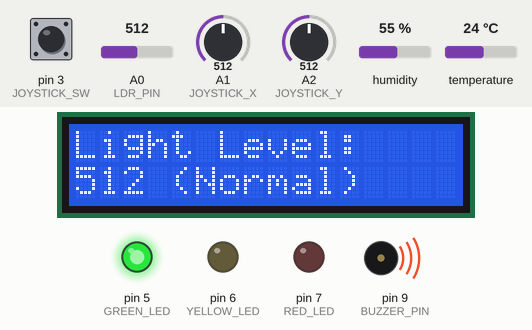
This sketch was run on a simulated Arduino Uno, built with avr-gcc and run on an emulated ATmega328P. Shown: 16×2 character LCD, output pins drawn as LEDs (lit = HIGH), buzzer (waves = sounding, pin HIGH). The test bench sets the inputs (shaded band); at power-on: A0 (LDR_PIN) = 512, A1 (JOYSTICK_X) = 512, pin 3 (JOYSTICK_SW) HIGH, A2 (JOYSTICK_Y) = 512, humidity 55 %, temperature 24 °C. What the sketch prints to the serial monitor is not drawn.

Above: at 4.8 s.
4.9 s: A0 (LDR_PIN) set to 782
At 6.3 s:
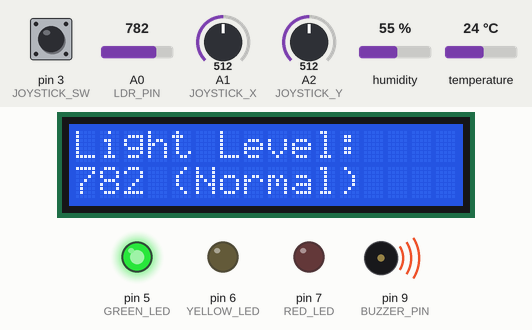
10.9 s: A0 (LDR_PIN) set to 817
At 14.5 s:
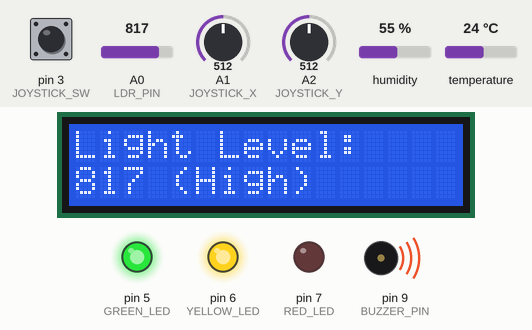
15.5 s: A1 (JOYSTICK_X) set to 690
19.7 s: A1 (JOYSTICK_X) set to 718
21.2 s: A0 (LDR_PIN) set to 30
At 23.5 s:
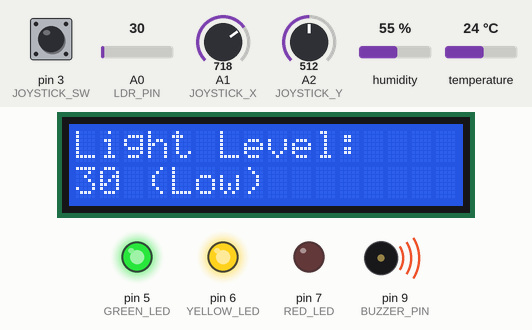
27.2 s: A0 (LDR_PIN) set to 189
At 30.1 s:
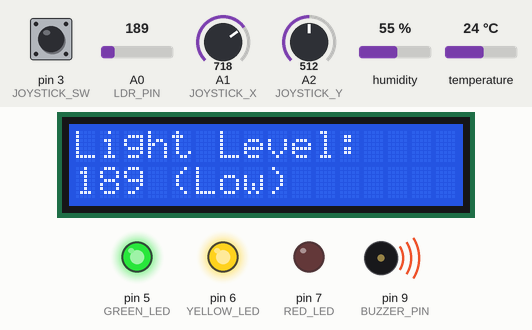
33.2 s: A0 (LDR_PIN) set to 218
At 35.9 s:
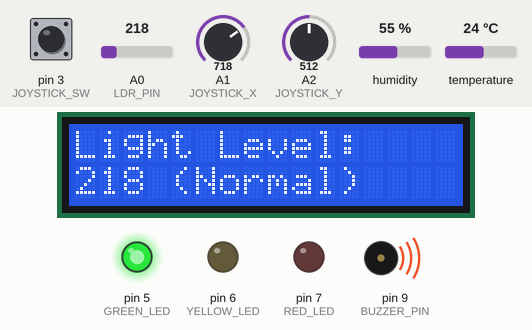
Timing chart, 0 to 37.4 s (numbered marks = the images above; inputs shaded):
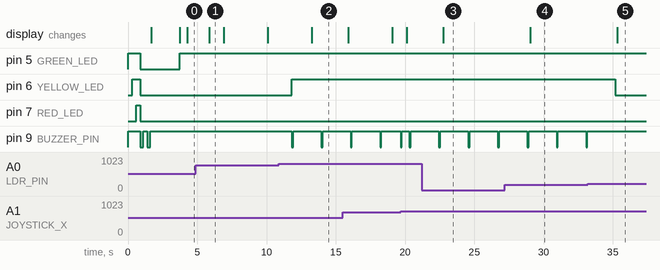

Measured:
- the behaviour switches between 800 and 801 on A0 (LDR_PIN) (found by bisection; images 1 and 2)
- the behaviour switches between 199 and 200 on A0 (LDR_PIN) (found by bisection; images 4 and 5)
- after the input at 10.9 s, pin 6 (YELLOW_LED): LOW → HIGH after 0.92 s; pin 9 (BUZZER_PIN): alternates HIGH for 2.0 s and LOW for 0.10 s, starting after 0.92 s; the display: changes after 2.4 s (image 2)
- after the input at 21.2 s, the display: changes after 1.5 s (image 3)
- after the input at 27.2 s, the display: changes after 1.8 s (image 4)
- after the input at 33.2 s, pin 6 (YELLOW_LED): HIGH → LOW after 2.0 s; pin 9 (BUZZER_PIN): stops changing and stays HIGH; the display: changes after 2.1 s (image 5)
- what the display in image 1 shows lasts 1.0 s, from 5.9 s to 6.9 s

The sketch:

Smart_Env_Monitor_V1.ino
```cpp
#include <DHT.h>
#include <Wire.h>
#include <LiquidCrystal_I2C.h>

#define DHTPIN 2       //Digital pin connected to the DHT sensor
#define DHTTYPE DHT11  //DHT 11
#define LDR_PIN A0     //Analog pin for light sensor
#define JOYSTICK_X A1  //Joystick X-axis
#define JOYSTICK_Y A2  //Joystick Y-axis
#define JOYSTICK_SW 3  //Joystick button
#define GREEN_LED 5    //Green LED pin
#define YELLOW_LED 6   //Yellow LED pin
#define RED_LED 7      //Red LED pin
#define BUZZER_PIN 9   //Buzzer pin

const float tempHighThreshold = 30.0;
const float tempLowThreshold = 0.0;
const float humidityHighThreshold = 70.0;
const float humidityLowThreshold = 30.0;
const int lightHighThreshold = 800;
const int lightLowThreshold = 200;

DHT dht(DHTPIN, DHTTYPE);
LiquidCrystal_I2C lcd(0x27, 16, 2);

float temperature = 0.0;
float humidity = 0.0;
int lightLevel = 0;
int menuPosition = 0;
bool alarmEnabled = true;
bool autoRotate = true;
unsigned long lastReadTime = 0;
unsigned long lastDisplayTime = 0;
unsigned long lastButtonCheckTime = 0;
unsigned long lastModeChangeTime = 0;

void setup() {
  Serial.begin(9600);
  Serial.println(F("Smart Environmental Monitoring System"));

  pinMode(GREEN_LED, OUTPUT);
  pinMode(YELLOW_LED, OUTPUT);
  pinMode(RED_LED, OUTPUT);
  pinMode(BUZZER_PIN, OUTPUT);
  pinMode(JOYSTICK_SW, INPUT_PULLUP);

  digitalWrite(BUZZER_PIN, HIGH);

  digitalWrite(GREEN_LED, HIGH);
  delay(300);
  digitalWrite(YELLOW_LED, HIGH);
  delay(300);
  digitalWrite(RED_LED, HIGH);
  delay(300);
  digitalWrite(GREEN_LED, LOW);
  digitalWrite(YELLOW_LED, LOW);
  digitalWrite(RED_LED, LOW);

  digitalWrite(BUZZER_PIN, LOW);
  delay(200);
  digitalWrite(BUZZER_PIN, HIGH);
  delay(300);
  digitalWrite(BUZZER_PIN, LOW);
  delay(200);
  digitalWrite(BUZZER_PIN, HIGH);

  lcd.init();
  lcd.backlight();
  lcd.setCursor(0, 0);
  lcd.print("Smart Env Monitor");
  lcd.setCursor(0, 1);
  lcd.print("Initializing...");

  dht.begin();

  delay(2000);
}

void loop() {
  if (millis() - lastReadTime > 2000) {
    readSensors();
    checkAlarms();
    lastReadTime = millis();
  }

  if (millis() - lastDisplayTime > 500) {
    updateDisplay();
    lastDisplayTime = millis();
  }

  if (millis() - lastButtonCheckTime > 200) {
    checkJoystick();
    lastButtonCheckTime = millis();
  }

  if (autoRotate && millis() - lastModeChangeTime > 3000) {
    menuPosition = (menuPosition + 1) % 3;
    lastModeChangeTime = millis();
  }
}

void readSensors() {
  humidity = dht.readHumidity();
  temperature = dht.readTemperature();

  lightLevel = analogRead(LDR_PIN);

  Serial.print("Temperature: ");
  Serial.print(temperature);
  Serial.print("°C, Humidity: ");
  Serial.print(humidity);
  Serial.print("%, Light: ");
  Serial.println(lightLevel);
}

void checkAlarms() {
  bool isAlert = false;

  digitalWrite(GREEN_LED, LOW);
  digitalWrite(YELLOW_LED, LOW);
  digitalWrite(RED_LED, LOW);

  if (!isnan(temperature)) {
    if (temperature > tempHighThreshold) {
      digitalWrite(RED_LED, HIGH);
      isAlert = true;
    } else if (temperature < tempLowThreshold) {
      digitalWrite(YELLOW_LED, HIGH);
      isAlert = true;
    } else {
      digitalWrite(GREEN_LED, HIGH);
    }
  }

  if (!isnan(humidity)) {
    if (humidity > humidityHighThreshold || humidity < humidityLowThreshold) {
      digitalWrite(YELLOW_LED, HIGH);
      isAlert = true;
    }
  }

  if (lightLevel > lightHighThreshold || lightLevel < lightLowThreshold) {
    digitalWrite(YELLOW_LED, HIGH);
    isAlert = true;
  }

  if (isAlert && alarmEnabled) {
    digitalWrite(BUZZER_PIN, LOW);
    delay(100);
    digitalWrite(BUZZER_PIN, HIGH);
  }
}

void updateDisplay() {
  lcd.clear();

  switch (menuPosition) {
    case 0:
      lcd.setCursor(0, 0);
      lcd.print("Temp: ");
      lcd.print(temperature, 1);
      lcd.print(" C");
      lcd.setCursor(0, 1);
      lcd.print("Humidity: ");
      lcd.print(humidity, 1);
      lcd.print("%");
      break;

    case 1:
      lcd.setCursor(0, 0);
      lcd.print("Light Level:");
      lcd.setCursor(0, 1);
      lcd.print(lightLevel);
      if (lightLevel < lightLowThreshold) {
        lcd.print(" (Low)");
      } else if (lightLevel > lightHighThreshold) {
        lcd.print(" (High)");
      } else {
        lcd.print(" (Normal)");
      }
      break;

    case 2:
      lcd.setCursor(0, 0);
      lcd.print("Alarm: ");
      lcd.print(alarmEnabled ? "ON" : "OFF");
      lcd.setCursor(0, 1);
      lcd.print("Auto-rotate: ");
      lcd.print(autoRotate ? "ON" : "OFF");
      break;
  }
}

void checkJoystick() {
  int xValue = analogRead(JOYSTICK_X);
  int yValue = analogRead(JOYSTICK_Y);
  int buttonState = digitalRead(JOYSTICK_SW);

  static int lastXValue = 512;
  static int lastYValue = 512;
  static bool lastButtonState = HIGH;
  static unsigned long lastJoystickActionTime = 0;

  if (millis() - lastJoystickActionTime > 300) {
    if (xValue < 300 && lastXValue >= 300) {
      if (menuPosition > 0) {
        menuPosition--;
        autoRotate = false;
        lastModeChangeTime = millis();

        digitalWrite(BUZZER_PIN, LOW);
        delay(50);
        digitalWrite(BUZZER_PIN, HIGH);

        lastJoystickActionTime = millis();
      }
    }
    else if (xValue > 700 && lastXValue <= 700) {
      if (menuPosition < 2) {
        menuPosition++;
        autoRotate = false;
        lastModeChangeTime = millis();

        digitalWrite(BUZZER_PIN, LOW);
        delay(50);
        digitalWrite(BUZZER_PIN, HIGH);

        lastJoystickActionTime = millis();
      }
    }

    if (menuPosition == 2) {
      if (yValue < 300 && lastYValue >= 300) {
        alarmEnabled = true;

        digitalWrite(BUZZER_PIN, LOW);
        delay(50);
        digitalWrite(BUZZER_PIN, HIGH);

        lastJoystickActionTime = millis();
      }
      else if (yValue > 700 && lastYValue <= 700) {
        alarmEnabled = false;

        digitalWrite(BUZZER_PIN, LOW);
        delay(50);
        digitalWrite(BUZZER_PIN, HIGH);

        lastJoystickActionTime = millis();
      }
    }

    if (buttonState == LOW && lastButtonState == HIGH) {
      autoRotate = !autoRotate;

      digitalWrite(BUZZER_PIN, LOW);
      delay(100);
      digitalWrite(BUZZER_PIN, HIGH);

      lastJoystickActionTime = millis();
    }
  }

  lastXValue = xValue;
  lastYValue = yValue;
  lastButtonState = buttonState;
}
```
